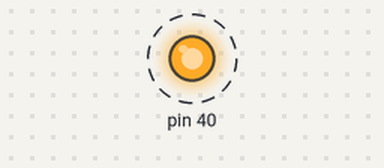
This program was run on a simulated Raspberry Pi (header pin numbers). Shown: output pins drawn as LEDs (lit = HIGH). Dashed ring = blinking.

Above: at 0.5 s.
Timing chart, 0 to 4.6 s (numbered marks = the images above):
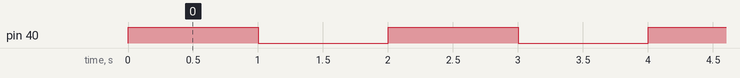

The program:

03.py
```python
# Not Tested!
# Working with Buzzer
# Todo: add GPIO.cleanup()

import time

import RPi.GPIO as GPIO  # type: ignore[import-not-found]

GPIO.setmode(GPIO.BOARD)
GPIO.setup(40, GPIO.OUT)
while True:
    GPIO.output(40, GPIO.HIGH)
    time.sleep(1)
    GPIO.output(40, GPIO.LOW)
    time.sleep(1)
```

Measured:
- by itself, pin 40: alternates HIGH for 1.0 s and LOW for 1.0 s
